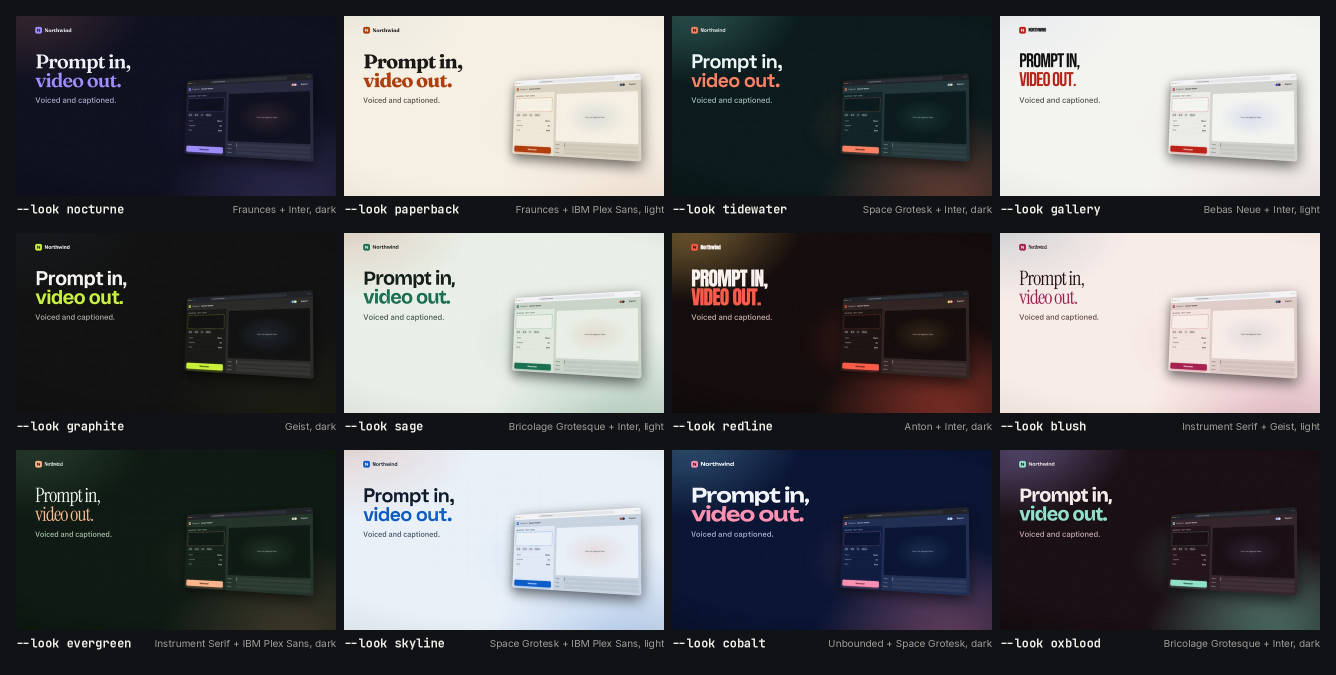
#> input picture examples/32-twelve-looks/contact-sheet.jpg, 2672 x 1350 px, given in place of nocturne.png, which was not available (shown at 1/2 size)
$ python contact_sheet.py .. ../contact-sheet.jpg
#> lines starting #> are read from the running program, lines starting #| are printed output that depends on the picture
"""The 12-up contact sheet: the same frame (1.9 s, the poster) of the same dom project in each look signature,
labelled with the look's id, its type pair and ground (from `reelcraft signature list`)."""
import sys
from pathlib import Path
from PIL import Image, ImageDraw, ImageFont

LOOKS = [("nocturne", "Fraunces + Inter", "dark"), ("paperback", "Fraunces + IBM Plex Sans", "light"),
         ("tidewater", "Space Grotesk + Inter", "dark"), ("gallery", "Bebas Neue + Inter", "light"),
         ("graphite", "Geist", "dark"), ("sage", "Bricolage Grotesque + Inter", "light"),
         ("redline", "Anton + Inter", "dark"), ("blush", "Instrument Serif + Geist", "light"),
         ("evergreen", "Instrument Serif + IBM Plex Sans", "dark"), ("skyline", "Space Grotesk + IBM Plex Sans", "light"),
         ("cobalt", "Unbounded + Space Grotesk", "dark"), ("oxblood", "Bricolage Grotesque + Inter", "dark")]
FONTS = Path.home() / ".reelcraft/assets/fonts"


def main(stills: Path, out: Path, cols: int = 4, tw: int = 640) -> None:
#> called with cols = 4, tw = 640
    th = tw * 9 // 16
    gap, cap, margin = 16, 58, 32
    rows = (len(LOOKS) + cols - 1) // cols
    W = margin * 2 + cols * tw + (cols - 1) * gap
    H = margin * 2 + rows * (th + cap) + (rows - 1) * gap
    sheet = Image.new("RGB", (W, H), (17, 18, 22))
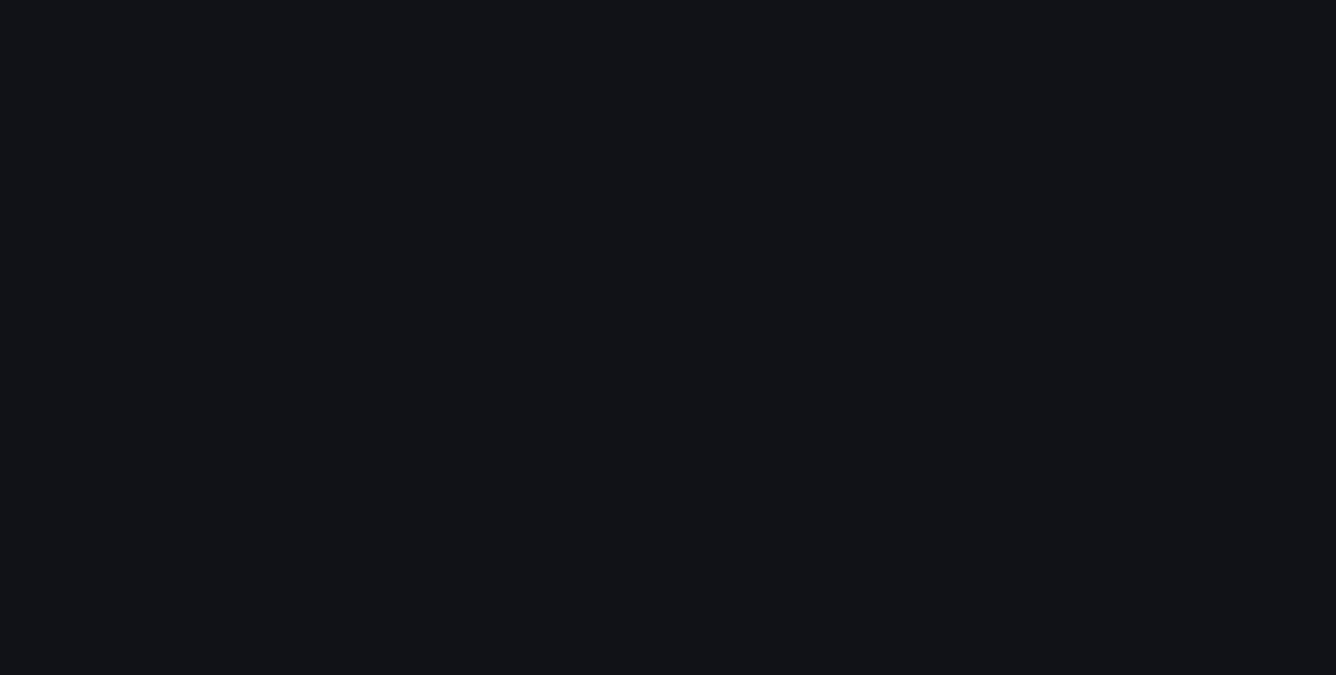
#> sheet: PIL image 2672x1350 RGB (shown at 1/2 size); mean R, G, B 17, 18, 22
    d = ImageDraw.Draw(sheet)
    f1 = ImageFont.truetype(str(FONTS / "jetbrains-mono/jetbrains-mono-latin-700-normal.ttf"), 24)
    f2 = ImageFont.truetype(str(FONTS / "inter/inter-latin-400-normal.ttf"), 20)
    for i, (look, pair, ground) in enumerate(LOOKS):
        r, c = divmod(i, cols)
        x = margin + c * (tw + gap)
        y = margin + r * (th + cap + gap)
        im = Image.open(stills / (look + ".png")).convert("RGB").resize((tw, th), Image.LANCZOS)
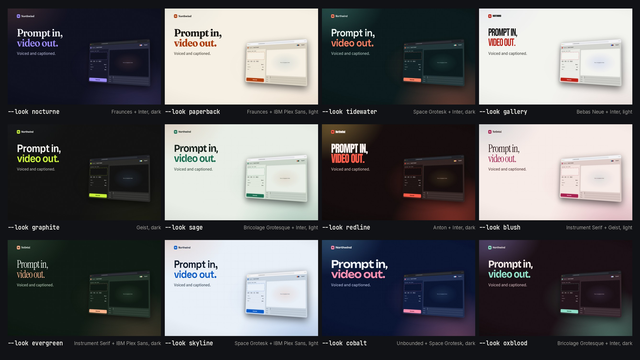
#> im: PIL image 640x360 RGB; mean R, G, B 91.7, 91.7, 94.2
        sheet.paste(im, (x, y))
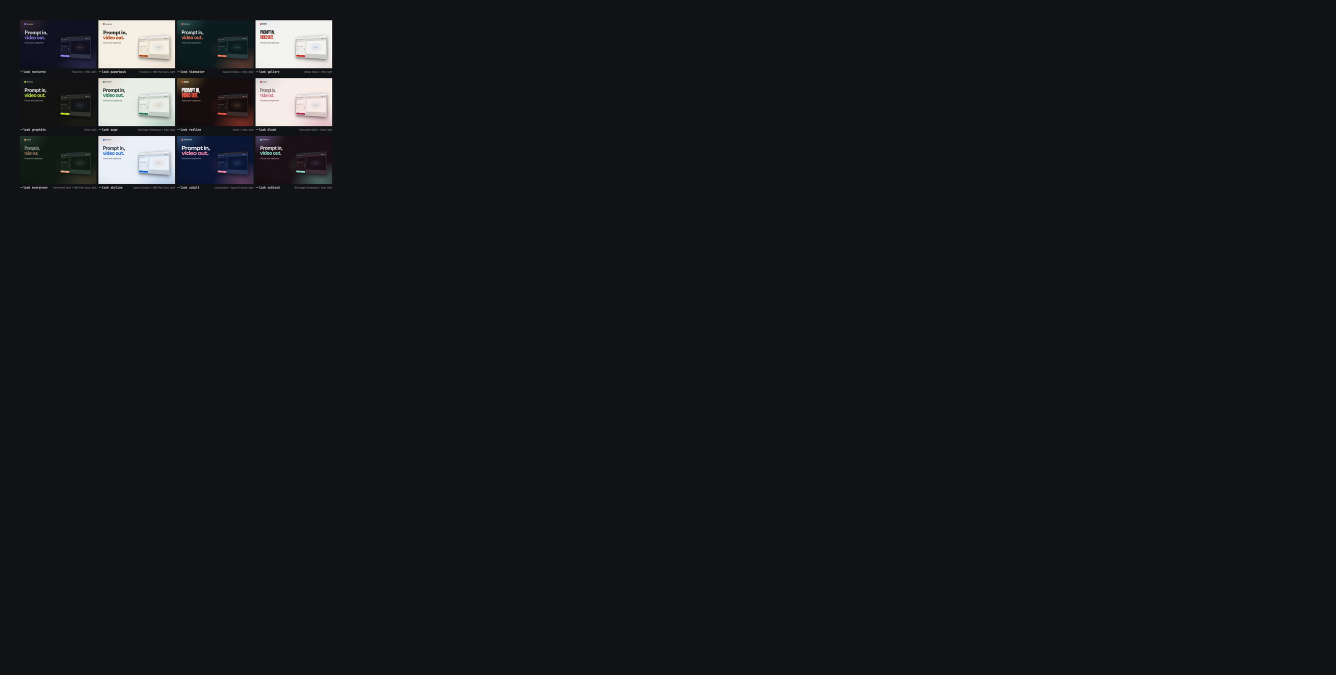
#> sheet: PIL image 2672x1350 RGB (shown at 1/2 size); mean R, G, B 21.8, 22.7, 26.6
        d.text((x, y + th + 10), "--look %s" % look, font=f1, fill=(240, 238, 232))
        d.text((x + tw, y + th + 14), "%s, %s" % (pair, ground), font=f2, fill=(160, 158, 152), anchor="ra")
    sheet.save(out, quality=90)
    print(out, sheet.size)


if __name__ == "__main__":
#> (the run stopped early here; a loop or call above may not have finished)
